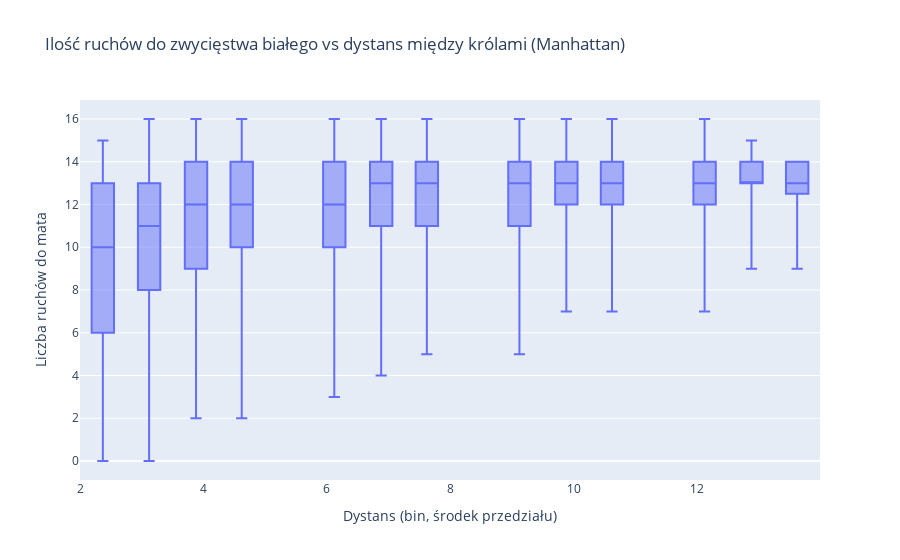

Notebook code cell kept with this figure:
### Code cell
dist_col = "dist_man"

n_bins = 16
bins = np.linspace(df_nd[dist_col].min(), df_nd[dist_col].max(), n_bins + 1)

df_bp = df_nd[[dist_col, "white_depth_of_win"]].copy()
df_bp["dist_bin"] = pd.cut(df_bp[dist_col], bins=bins, include_lowest=True)

df_bp["dist_mid"] = df_bp["dist_bin"].apply(lambda b: round(b.mid, 2))

fig = px.box(
    df_bp,
    x="dist_mid",
    y="white_depth_of_win",
    points=False,
    title="Ilość ruchów do zwycięstwa białego vs dystans między królami (Manhattan)",
    labels={"dist_mid": "Dystans (bin, środek przedziału)", "white_depth_of_win": "Liczba ruchów do mata"}
)

fig.update_xaxes(categoryorder="category ascending")

fig.show()

### Figure 1 — Plotly figure (JSON) as saved in the notebook; plotly's stock layout.template omitted (floating-point values rounded to 4 significant figures; data arrays with more than 128 entries replaced by an {"elided": "..."} marker saying what was removed)
{"data": [{"alignmentgroup": "True", "boxpoints": false, "hovertemplate": "Dystans (bin, środek przedziału)=%{x}<br>Liczba ruchów do mata=%{y}<extra></extra>", "legendgroup": "", "marker": {"color": "#636efa"}, "name": "", "notched": false, "offsetgroup": "", "orientation": "v", "showlegend": false, "type": "box", "x": {"elided": "25260 float values"}, "x0": " ", "xaxis": "x", "y": {"elided": "25260 int values"}, "y0": " ", "yaxis": "y"}], "layout": {"boxmode": "group", "legend": {"tracegroupgap": 0}, "title": {"text": "Ilość ruchów do zwycięstwa białego vs dystans między królami (Manhattan)"}, "xaxis": {"anchor": "y", "categoryorder": "category ascending", "domain": [0, 1], "title": {"text": "Dystans (bin, środek przedziału)"}}, "yaxis": {"anchor": "x", "domain": [0, 1], "title": {"text": "Liczba ruchów do mata"}}}}
